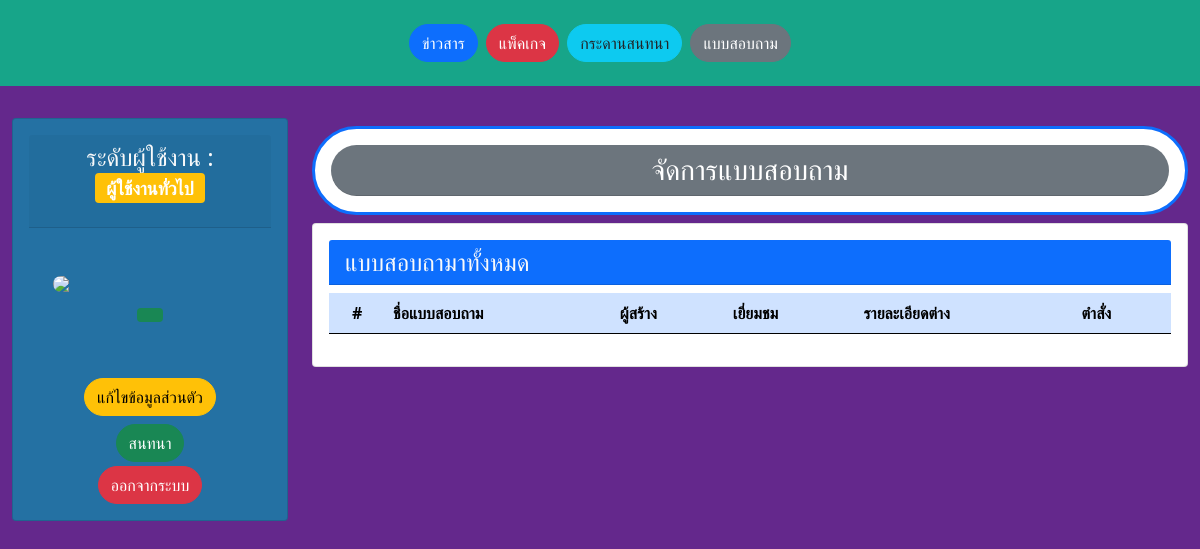
Page /users/users-add-report.php on the earlier database version.
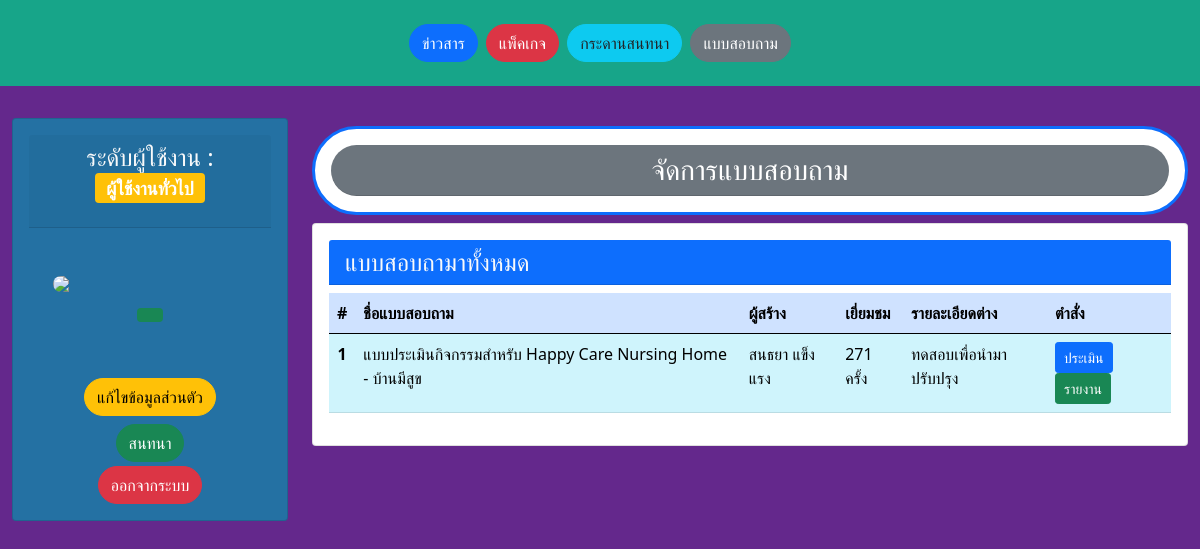
Same page on the later database version.
### tables this page shows
CREATE TABLE `report` (
  `id_report` int(5) NOT NULL,
  `report_topic` varchar(100) NOT NULL,
  `report_detail` text NOT NULL,
  `id_user` int(5) NOT NULL,
  `view_report` int(5) NOT NULL
);

CREATE TABLE `users` (
  `id_user` int(5) NOT NULL COMMENT 'รหัส',
  `usernames` varchar(50) NOT NULL COMMENT 'ชื่อผู้ใช้งาน',
  `passwords` varchar(50) NOT NULL COMMENT 'รหัสผ่าน',
  `fname` varchar(100) NOT NULL COMMENT 'ชื่อ',
  `lname` varchar(100) NOT NULL COMMENT 'นามสกุล',
  `tel` text NOT NULL,
  `address` text NOT NULL COMMENT 'ที่อยู่',
  `pic` varchar(100) NOT NULL DEFAULT 'pic_default.jpg' COMMENT 'รูป',
  `birthday` date NOT NULL,
  `user_level` int(1) NOT NULL DEFAULT '0' COMMENT 'ระดับผู้ใช้งาน'
);

### users/users-add-report.php (the view, shortened to what this page needs)
<?php
require('../dbcon.php');
?>
<!doctype html>
<html lang="en">
  <head>
      <link href="../css/bootstrap.min.css" rel="stylesheet">
  </head>
  <body style="height: 5000px; padding-top: 70px;background: rgb(100, 40, 140);">
    <div class="container-fluid">
      <?php include 'nav-user.php' ?>
      <div class="row">
        <div class="col-md-3 d-none d-lg-block">
          <?php include 'nav-left.php'; ?>
        </div>
        <div class="col-md-9">
          <div class="card border-primary border-3 rounded-pill my-2">
            <div class="card-body">
              <h3 class="card-header bg-secondary text-center text-white rounded-pill">จัดการแบบสอบถาม</h3>
            </div>
          </div>
<div class="card">
            <div class="card-body">
              <h4 class="bg-primary card-header mb-2 text-light">แบบสอบถามาทั้งหมด</h4>
              <table class="table table-hover table-info">
                <thead>
                  <tr class="table-primary">
                    <th class="text-center">#</th>
                    <th>ชื่อแบบสอบถาม</th>
                    <th>ผู้สร้าง</th>
                    <th>เยี่ยมชม</th>
                    <th>รายละเอียดต่าง</th>
                    <th>ตำสั่ง</th>
                  </tr>
                </thead>
                <tbody>
                  <?php
          $sql="SELECT * FROM report,users  where  report.id_user= users.id_user ORDER BY report.id_report DESC";
          $result=mysqli_query($conn,$sql);
          $i=1;
          while( $row = mysqli_fetch_object($result)){
                   ?>
                  <tr>
                    <th class="text-center"><?php echo $i; ?></th>
                    <td><?php echo $row->report_topic;?></td>
                    <td><?php echo $row->fname." ".$row->lname ?></td>
                    <td><?php echo $row->view_report." ครั้ง";?></td>
                    <td><?php echo $row->report_detail; ?></td>
                    <td>
                      <?php
                        $dis="";
                       ?>
                      <a href="#insert-score-<?php echo $i; ?>" class="btn btn-primary btn-sm <?php echo $dis; ?>" data-bs-toggle="modal" >ประเมิน</a>
                      <a href="show-report.php?id_report=<?php echo $row->id_report;?>" class="btn btn-success btn-sm">รายงาน</a>
                    </td>
                  </tr>
                <?php $i++; } ?>
                </tbody>
              </table>
            </div>
          </div>
        </div>
      </div>
    </div>
  </body>
</html>

Differences in the rows shown:
added report: report_topic "แบบประเมินกิจกรรมสำหรับ Happy Care Nursing Home - บ้านมีสูข", id_user.fname "สนธยา", id_user.lname "แข็งแรง", view_report "271", report_detail "ทดสอบเพื่อนำมาปรับปรุง"
